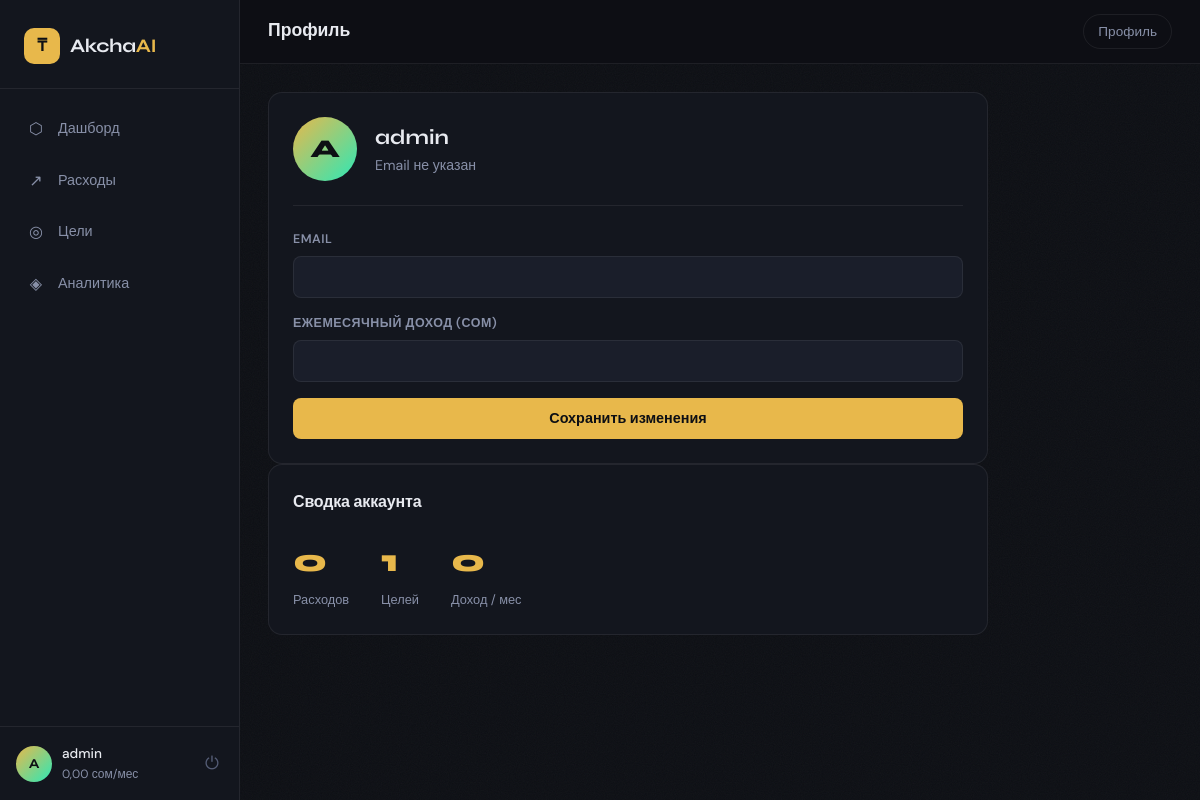
/profile/ (signed in), run on the app's committed database.
### apps/users/models.py (models this page shows, shortened)
class User(AbstractUser):
    income = models.DecimalField(
        max_digits=12,
        decimal_places=2,
        default=0,
        verbose_name='Ежемесячный доход'
    )

### apps/web/views.py (the view, shortened to what this page needs)
# urls.py: path('profile/',    views.profile_view,     name='profile'),
@login_required
def profile_view(request):
    user = request.user
    expense_count = Expense.objects.filter(user=user).count()
    goal_count = Goal.objects.filter(user=user).count()
    return render(request, 'akchaai/profile.html', {
        'expense_count': expense_count,
        'goal_count': goal_count,
    })

### templates/akchaai/profile.html (shortened to what this page needs)
{% extends 'akchaai/base.html' %}
{% block page_title %}Профиль{% endblock %}
{% block content %}
<div class="page-layout narrow">
  <div class="card profile-card">
    <div class="profile-avatar-wrap">
      <div class="profile-avatar-big">{{ request.user.username|first|upper }}</div>
      <div>
        <h2 class="profile-username">{{ request.user.username }}</h2>
        <p class="profile-email">{{ request.user.email|default:"Email не указан" }}</p>
      </div>
    </div>
    <form method="post" class="auth-form mt-lg">
      <div class="field-group">
        <label class="field-label">Email</label>
        <input type="email" name="email" class="field-input" value="{{ request.user.email }}" />
      </div>
      <div class="field-group">
        <label class="field-label">Ежемесячный доход (сом)</label>
        <input type="number" name="income" class="field-input" value="{{ request.user.income }}" min="0" step="0.01" />
      </div>
      <button type="submit" class="btn-primary">Сохранить изменения</button>
    </form>
  </div>
  <div class="card stats-summary-card">
    <div class="card-header"><span class="card-title">Сводка аккаунта</span></div>
    <div class="summary-row">
      <div class="summary-item">
        <span class="si-num">{{ expense_count }}</span>
        <span class="si-label">Расходов</span>
      </div>
      <div class="summary-item">
        <span class="si-num">{{ goal_count }}</span>
        <span class="si-label">Целей</span>
      </div>
      <div class="summary-item">
        <span class="si-num">{{ request.user.income|floatformat:0 }}</span>
        <span class="si-label">Доход / мес</span>
      </div>
    </div>
  </div>
</div>
{% endblock %}

### templates/akchaai/base.html (shortened to what this page needs)
<!DOCTYPE html>
<html lang="ru">
<head>
  {% load static %}
  <link rel="stylesheet" href="{% static 'css/main.css' %}" />
</head>
<body>
<aside class="sidebar" id="sidebar">
  <div class="sidebar-logo">
    <span class="logo-icon">₸</span>
    <span class="logo-text">Akcha<em>AI</em></span>
  </div>
  <nav class="sidebar-nav">
    <a href="{% url 'dashboard' %}" class="nav-item {% block nav_dashboard %}{% endblock %}">
      <span class="nav-icon">⬡</span>
      <span>Дашборд</span>
    </a>
    <a href="{% url 'expenses' %}" class="nav-item {% block nav_expenses %}{% endblock %}">
      <span class="nav-icon">↗</span>
      <span>Расходы</span>
    </a>
    <a href="{% url 'goals' %}" class="nav-item {% block nav_goals %}{% endblock %}">
      <span class="nav-icon">◎</span>
      <span>Цели</span>
    </a>
    <a href="{% url 'analytics' %}" class="nav-item {% block nav_analytics %}{% endblock %}">
      <span class="nav-icon">◈</span>
      <span>Аналитика</span>
    </a>
  </nav>
  <div class="sidebar-user">
    <div class="user-avatar">{{ request.user.username|first|upper }}</div>
    <div class="user-info">
      <span class="user-name">{{ request.user.username }}</span>
      <span class="user-income">{{ request.user.income }} сом/мес</span>
    </div>
    <a href="{% url 'logout' %}" class="logout-btn" title="Выйти">⏻</a>
  </div>
</aside>
<main class="main-content">
  <header class="topbar">
    <div class="page-title">{% block page_title %}{% endblock %}</div>
    <div class="topbar-right">
      <a href="{% url 'profile' %}" class="profile-link">Профиль</a>
    </div>
  </header>
  <div class="content-area">
    {% block content %}{% endblock %}
  </div>
</main>
</body>
</html>

### data on the page
User: user.username|first "A", user.username "admin", user.income "0,00", user.email "Email не указан", user.income "0"

### other printed values
{{ expense_count }} "0"
{{ goal_count }} "1"
